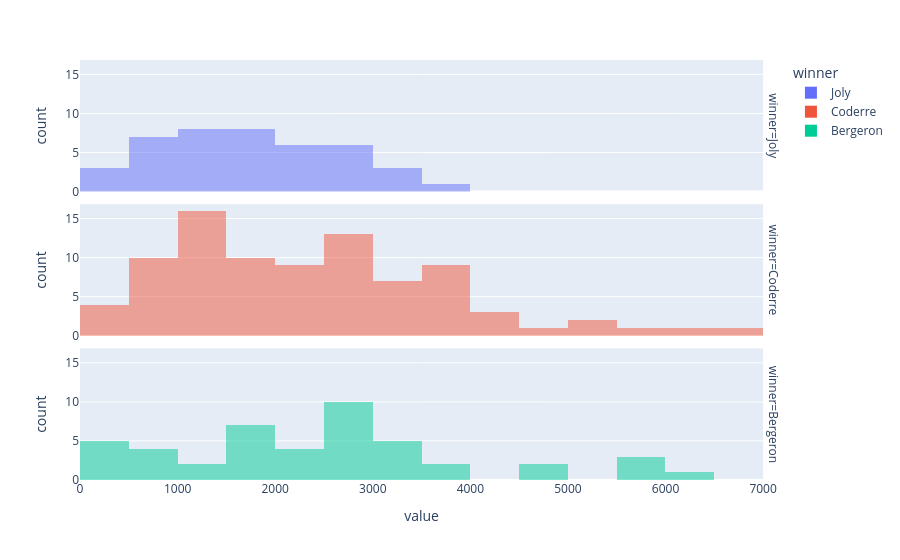

Here is the notebook cell this chart was saved with:
### Code cell
fig=px.histogram(df , x=['Coderre','Bergeron','Joly'],color='winner', barmode='overlay',facet_row='winner')
fig

### Figure 1 — Plotly figure (JSON) as saved in the notebook; plotly's stock layout.template omitted (floating-point values rounded to 4 significant figures)
{"data": [{"bingroup": "x", "hovertemplate": "winner=Joly<br>value=%{x}<br>count=%{y}<extra></extra>", "legendgroup": "Joly", "marker": {"color": "#636efa", "opacity": 0.5, "pattern": {"shape": ""}}, "name": "Joly", "orientation": "v", "showlegend": true, "type": "histogram", "x": [2481, 2525, 2432, 2476, 1451, 1906, 1548, 1773, 2040, 1165, 1325, 631, 595, 518, 1829, 1163, 3368, 2631, 754, 2169, 1503, 2653, 1437, 832, 1205, 258, 226, 224, 3024, 2675, 3578, 2849, 1894, 2282, 1636, 3262, 2648, 1266, 1908, 998, 1068, 690], "xaxis": "x3", "yaxis": "y3"}, {"bingroup": "x", "hovertemplate": "winner=Coderre<br>value=%{x}<br>count=%{y}<extra></extra>", "legendgroup": "Coderre", "marker": {"color": "#EF553B", "opacity": 0.5, "pattern": {"shape": ""}}, "name": "Coderre", "orientation": "v", "showlegend": true, "type": "histogram", "x": [3348, 3252, 5456, 4734, 5737, 3673, 3612, 4308, 4104, 3931, 5387, 2566, 3347, 3668, 2878, 2420, 2184, 1589, 2526, 1873, 1193, 4201, 3536, 332, 3694, 3509, 6591, 6229, 996, 2770, 2521, 1760, 1879, 958, 3155, 1554, 1320, 1459, 882, 1184, 2092, 2562, 984, 2666, 1793, 691, 708, 851, 1182, 653, 1642, 1330, 131, 2589, 2178, 1085, 780, 643, 2532, 2543, 3330, 2852, 1656, 2431, 2081, 3959, 2822, 1641, 1908, 2438, 3291, 1220, 2039, 1402, 1076, 1172, 1286, 1232, 1157, 3717, 2943, 326, 3454, 2338, 1435, 1051, 423], "xaxis": "x2", "yaxis": "y2"}, {"bingroup": "x", "hovertemplate": "winner=Bergeron<br>value=%{x}<br>count=%{y}<extra></extra>", "legendgroup": "Bergeron", "marker": {"color": "#00cc96", "opacity": 0.5, "pattern": {"shape": ""}}, "name": "Bergeron", "orientation": "v", "showlegend": true, "type": "histogram", "x": [1734, 1770, 1455, 2979, 1827, 2331, 2670, 1347, 2201, 1644, 2746, 1546, 540, 446, 491, 4782, 5933, 3599, 3430, 6408, 5748, 4962, 2827, 5819, 1950, 3250, 3679, 833, 465, 698, 2514, 3044, 2316, 2873, 2815, 2788, 3234, 2271, 2782, 1578, 3139, 2675, 592, 419, 489], "xaxis": "x", "yaxis": "y"}], "layout": {"annotations": [{"font": {}, "showarrow": false, "text": "winner=Bergeron", "textangle": 90, "x": 0.98, "xanchor": "left", "xref": "paper", "y": 0.1567, "yanchor": "middle", "yref": "paper"}, {"font": {}, "showarrow": false, "text": "winner=Coderre", "textangle": 90, "x": 0.98, "xanchor": "left", "xref": "paper", "y": 0.5, "yanchor": "middle", "yref": "paper"}, {"font": {}, "showarrow": false, "text": "winner=Joly", "textangle": 90, "x": 0.98, "xanchor": "left", "xref": "paper", "y": 0.8433, "yanchor": "middle", "yref": "paper"}], "barmode": "overlay", "legend": {"title": {"text": "winner"}, "tracegroupgap": 0}, "margin": {"t": 60}, "xaxis": {"anchor": "y", "domain": [0, 0.98], "title": {"text": "value"}}, "xaxis2": {"anchor": "y2", "domain": [0, 0.98], "matches": "x", "showticklabels": false}, "xaxis3": {"anchor": "y3", "domain": [0, 0.98], "matches": "x", "showticklabels": false}, "yaxis": {"anchor": "x", "domain": [0, 0.3133], "title": {"text": "count"}}, "yaxis2": {"anchor": "x2", "domain": [0.3433, 0.6567], "matches": "y", "title": {"text": "count"}}, "yaxis3": {"anchor": "x3", "domain": [0.6867, 1.0], "matches": "y", "title": {"text": "count"}}}}
